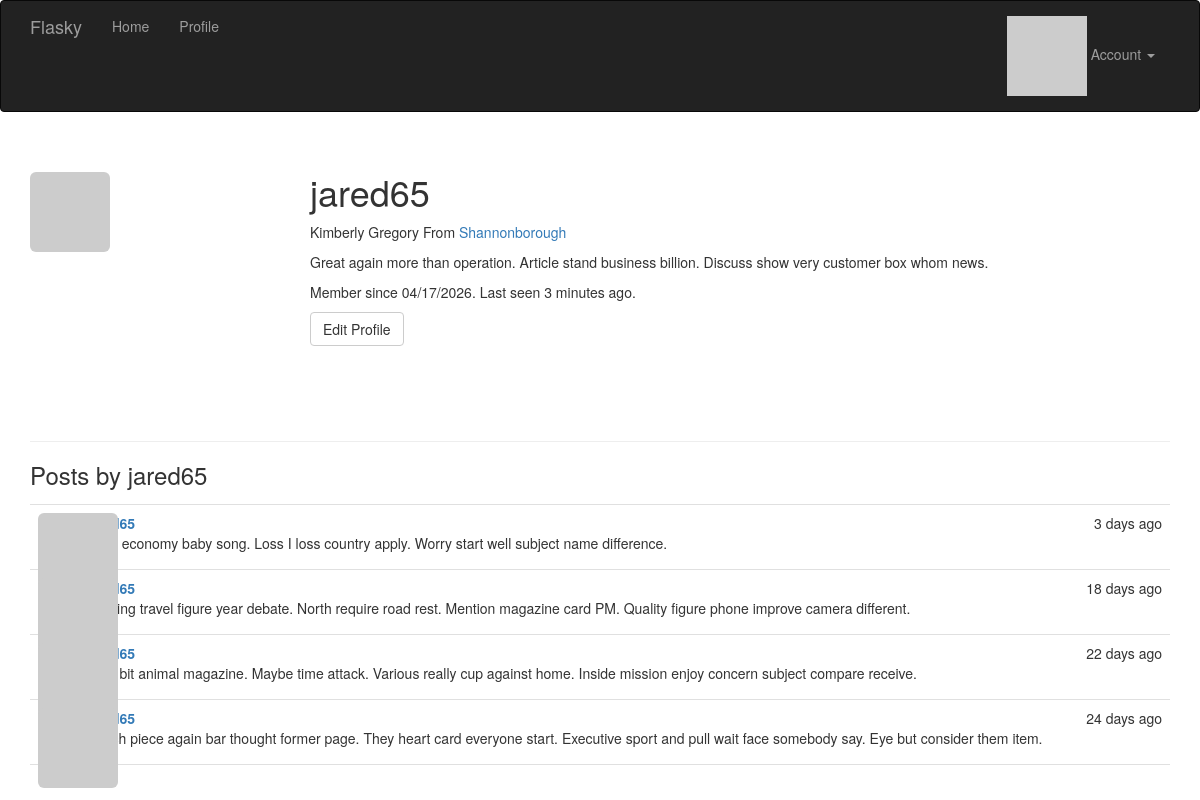
Page /user/jared65 (signed in) on the committed database.
### app/models.py (models this page shows, shortened)
class User(UserMixin, db.Model):
    __tablename__ = "users"
    id: Mapped[int] = mapped_column(primary_key=True)
    email: Mapped[str] = mapped_column(unique=True, index=True)
    username: Mapped[str] = mapped_column(unique=True, index=True)
    role_id: Mapped[int] = mapped_column(ForeignKey("roles.id"), nullable=True)
    password_hash: Mapped[str] = mapped_column(nullable=False)
    confirmed: Mapped[bool] = mapped_column(default=False)
    name: Mapped[str | None] = mapped_column()
    location: Mapped[str | None] = mapped_column()
    about_me: Mapped[str | None] = mapped_column(Text)
    member_since: Mapped[datetime] = mapped_column(DateTime(timezone=True), default=lambda: datetime.now(UTC))
    last_seen: Mapped[datetime] = mapped_column(DateTime(timezone=True), default=lambda: datetime.now(UTC))
    avatar_hash: Mapped[str | None] = mapped_column()
    posts: DynamicMapped["Post"] = relationship(back_populates="author", lazy="dynamic")
    @property
    def password(self) -> None:
        raise AttributeError("password is not a readable attribute")
    def can(self, perm: int) -> bool:
        return self.role is not None and self.role.has_permission(perm)
    def is_administrator(self) -> bool:
        return self.can(Permission.ADMIN)
    def ping(self) -> None:
        self.last_seen = datetime.now(UTC)
        db.session.add(self)
        db.session.commit()
    def gravatar(self, size: int = 100, default: str = "identicon", rating: str = "g") -> str:
        url: str = "https://secure.gravatar.com/avatar"
        hash_avatar: str = self.avatar_hash or self.gravatar_hash()
        return f"{url}/{hash_avatar}?s={size}&d={default}&r={rating}'."

class Post(db.Model):
    __tablename__ = "posts"
    id: Mapped[int] = mapped_column(primary_key=True)
    body: Mapped[str | None] = mapped_column(Text)
    timestamp: Mapped[datetime] = mapped_column(DateTime, index=True, default=lambda: datetime.now(UTC))
    author_id: Mapped[int] = mapped_column(ForeignKey("users.id"))
    author: Mapped["User"] = relationship(back_populates="posts")

### app/main/views.py (the view)
@main.route("/user/<username>")
def user(username: str):
    user: User = User.query.filter_by(username=username).first()
    if user is None:
        abort(404)
    posts =  user.posts.order_by(Post.timestamp.desc()).all()
    return render_template("user.html", user=user, posts=posts)

### app/auth/views.py (called while the page is built)
@auth.before_app_request
def before_request():
    if current_user.is_authenticated:
        current_user.ping()
        if not current_user.confirmed and request.blueprint != "auth" and request.endpoint != "static":
            return redirect(url_for("auth.unconfirmed"))
    return None

### app/main/__init__.py (called while the page is built)
@main.app_context_processor
def inject_permissions():
    return dict(Permission=Permission)

### app/models.py (called while the page is built)
@login_manager.user_loader
def load_user(user_id) -> User |  None:
    return db.session.get(User, int(user_id))

    def has_permission(self, perm):
        return self.permissions & perm == perm

### app/templates/user.html (shortened to what this page needs)
{% extends "base.html" %}
{% block page_content %}
<div class="page-header">
    <img class="img-rounded profile-thumbnail" src="{{ user.gravatar(size=256) }}">
    <div class="profile-header">
        <h1>{{ user.username }}</h1>
        {% if user.name or user.location %}
            <p>
                {% if user.name %}{{ user.name }}{% endif %}
                {% if user.location %}
                    From <a href="https://maps.google.com/?q={{ user.location }}">
                            {{ user.location }}
                         </a>
                {% endif %}
            </p>
        {% endif %}
        {% if user.about_me %}
            <p>{{ user.about_me }}</p>
        {% endif %}
        <p>
            Member since {{ moment(user.member_since).format("L") }}.
            Last seen {{ moment(user.last_seen).fromNow() }}.
        </p>
        <p>
            {% if user == current_user %}
                <a class="btn btn-default" href="{{ url_for('.edit_profile') }}">Edit Profile</a>
            {% endif %}
        </p>
    </div>
</div>
<h3>Posts by {{ user.username }}</h3>
{% include "_posts.html" %}
{% endblock %}

### app/templates/_posts.html
<ul class="posts">
    {% for post in posts %}
        <li class="post">
            <div class="post-thumbnail">
                <a href="{{ url_for('.user', username=post.author.username) }}">
                    <img class="img-rounded profile-thumbnail" src="{{ post.author.gravatar(size=40) }}">
                </a>
            </div>
            <div class="post-content">
                <div class="post-date">{{ moment(post.timestamp).fromNow() }}</div>
                <div class="post-author"><a href="{{ url_for('.user', username=post.author.username) }}">{{ post.author.username }}</a></div>
                <div class="post-body">{{ post.body }}</div>
            </div>
        </li>
    {% endfor %}
</ul>

### app/static/styles.css (style rules this page uses)
.profile-thumbnail { position: absolute; }
.profile-header { min-height: 260px; margin-left: 280px; }
ul.posts { list-style-type: none; padding: 0px; margin: 16px 0px 0px 0px; border-top: 1px solid #e0e0e0; }
ul.posts li.post { padding: 8px; border-bottom: 1px solid #e0e0e0; }
div.post-date { float: right; }
div.post-author { font-weight: bold; }
div.post-thumbnail { position: absolute; }
div.post-content { margin-left: 48px; min-height: 48px; }

### rows in the picture
User: username "jared65", name "Kimberly Gregory", location "Shannonborough", about_me "Great again more than operation. Article stand business billion. Discuss show very customer box whom news.", member_since "04/17/2026", last_seen "3 minutes ago"
Post: timestamp "3 days ago", body "Rock economy baby song. Loss I loss country apply. Worry start well subject name difference."
Post: timestamp "18 days ago", body "Building travel figure year debate. North require road rest. Mention magazine card PM. Quality figure phone improve camera different."
Post: timestamp "22 days ago", body "Little bit animal magazine. Maybe time attack. Various really cup against home. Inside mission enjoy concern subject compare receive."
Post: timestamp "24 days ago", body "Reach piece again bar thought former page. They heart card everyone start. Executive sport and pull wait face somebody say. Eye but consider them item."
